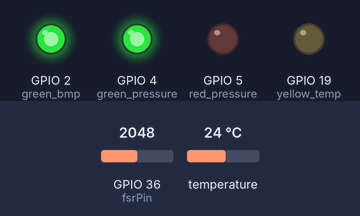
This sketch was run on a simulated ESP32. Parts: output pins drawn as LEDs (lit = HIGH). Inputs (shaded band) come from the test bench; at power-on: temperature 24 °C, GPIO 36 (fsrPin) = 2048 (analog values on the 0–4095 scale). WiFi joins after 1.5 s; servers stay silent unless stated; uploads are accepted with an empty reply; what the sketch prints to the serial monitor is not drawn.

Above: at 5.0 s.
5.1 s: temperature set to 39.6 °C
13.8 s: temperature set to 40.6 °C
At 17.7 s:
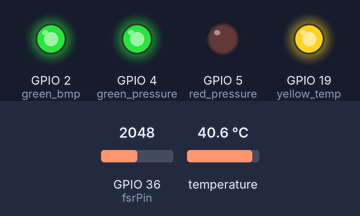
19.0 s: temperature set to 13.6 °C
26.4 s: temperature set to 12.1 °C
31.6 s: temperature set to 21.8 °C
39.0 s: temperature set to 22.9 °C
Timing chart, 0 to 43.5 s (numbered marks = the images above; inputs shaded):
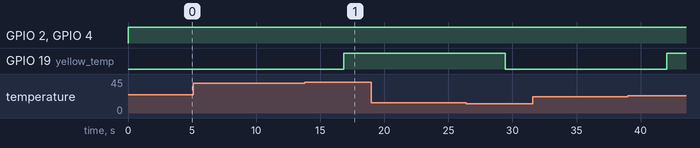

The sketch:

sensor_ip.ino
```cpp
#include <Wire.h>
#include <SPI.h>
#include <Adafruit_BMP280.h>
#include <WiFi.h>
#include <HTTPClient.h>

Adafruit_BMP280 bmp; // I2C
//Adafruit_BMP280 bmp(BMP_CS); // hardware SPI
//Adafruit_BMP280 bmp(BMP_CS, BMP_MOSI, BMP_MISO,  BMP_SCK);

const int fsrPin = 36;          // FSR402 analog pin
int value;
float voltage;
unsigned long resistance = 0;
unsigned long conductance = 0;
float force = 0;

// Data filtering parameters
float previousFilteredT1 = 0;
float alphaT1 = 0.2; // Smoothing factor (0 < alpha < 1) for temperature 1

const int green_bmp = 2;
const int green_pressure = 4;
const int yellow_temp = 19;
const int red_pressure = 5;

const char* ssid = "pohchin_";     // Replace with your Wi-Fi network name
const char* password = "#LOLOLOL"; // Replace with your Wi-Fi network password
String serverHost = "172.20.10.2"; // Replace with your server's IP address
const int serverPort = 3000; // Replace with the server's port if different
const String serverPath = "/data"; // Correct path on your server

bool wifiConnected = false; // Variable to track Wi-Fi connection status

void setup() {
  Serial.begin(115200);
  pinMode(green_bmp, OUTPUT);
  pinMode(green_pressure, OUTPUT);

  pinMode(yellow_temp, OUTPUT);
  pinMode(red_pressure, OUTPUT);

 // Initialize Wi-Fi
  WiFi.begin(ssid, password);
  Serial.println("Connecting to Wi-Fi...");

  wifiConnected = true; // Assume Wi-Fi is connected

  analogReadResolution(12); // Set the resolution to 12 bits (0-4095)
  analogSetAttenuation(ADC_11db); // Set the reference to 3.3V

  while ( !Serial ) delay(100);   // wait for native usb
  Serial.println(F("BMP280 test"));
  unsigned status;
  //status = bmp.begin(BMP280_ADDRESS_ALT, BMP280_CHIPID);
  status = bmp.begin(0x76);
  if (!status) {
    Serial.println(F("Could not find a valid BMP280 sensor, check wiring or "
                      "try a different address!"));
    while (1) delay(10);
  }

  /* Default settings from datasheet. */
  bmp.setSampling(Adafruit_BMP280::MODE_NORMAL,     /* Operating Mode. */
                  Adafruit_BMP280::SAMPLING_X2,     /* Temp. oversampling */
                  Adafruit_BMP280::SAMPLING_X16,    /* Pressure oversampling */
                  Adafruit_BMP280::FILTER_X16,      /* Filtering. */
                  Adafruit_BMP280::STANDBY_MS_500); /* Standby time. */


}

void loop() {
  float temperature = bmp.readTemperature();

  int fsrValue = analogRead(fsrPin);
  int voltage = map(fsrValue, 0 , 2464 , 0 , 5000); //map analog value to obtain V0 in mV

  float filteredT1 = (alphaT1 * temperature) + (1 - alphaT1) * previousFilteredT1;    // Apply smoothing to temperature data
  previousFilteredT1 = filteredT1;

  // Check if BMP280 and FSR402 are working
  if (isnan(temperature)) {
    digitalWrite(green_bmp, LOW); // Turn OFF the BMP LED to indicate an issue
    Serial.println("Temperature not detected");

  } else {
    digitalWrite(green_bmp, HIGH); // Turn ON the BMP LED to indicate it's working
    Serial.print(F("Temperature = "));
    Serial.print(filteredT1);
    Serial.println(" *C");

  if (filteredT1 > 20) {
      digitalWrite(yellow_temp,HIGH);
  } else {
      digitalWrite(yellow_temp, LOW);
    }

  }

  if (isnan(fsrValue)) {
    digitalWrite(green_pressure, LOW); // Turn OFF the BMP LED to indicate an issue
    Serial.println("pressure not detected");
  } else {
    digitalWrite(green_pressure, HIGH); // Turn on the pressure alert LED
    Serial.println("Analog:");
    Serial.print(fsrValue);
    Serial.println("\n");

    resistance = (50e6 / voltage ) - 10000;
    Serial.println("Voltage:");
    Serial.print(voltage);
    Serial.println("\n");
    Serial.print(resistance);
    Serial.println("NEXT C");

    conductance = 1000000 / resistance; // in microhms
    Serial.print(conductance);

    if (conductance <= 1000) {
      force = ( conductance / 80 ) / 9.81;
      Serial.print(force);
    } else {
      force = ((conductance - 1000) / 30) / 9.81;
      Serial.print(force);

    }
    if (force > 4.1) {
    digitalWrite(red_pressure,HIGH);
    Serial.print(force);
  } else {
    digitalWrite(red_pressure,LOW);
    Serial.print(force);
  }
  }
  Serial.print("\n");
  delay(2000);

  Serial.print("\n");

  // Send data to the server if Wi-Fi is connected
  if (wifiConnected) {
    sendDataToServer(temperature, fsrValue);
  }

  delay(2000);
}

void sendDataToServer(float temperature, float conductance) {
  HTTPClient http;

  String url = "http://" + String(serverHost) + String(serverPath);
  url += "?temp=" + String(temperature, 2);
  url += "&press=" + String(conductance);

  Serial.print("Sending data to server: ");
  Serial.println(url);

  http.begin(url);

  int httpResponseCode = http.GET();

  if (httpResponseCode == 200) {
    Serial.println("Data sent successfully!");
  } else {
    Serial.print("Error sending data. HTTP response code: ");
    Serial.println(httpResponseCode);
  }

  http.end();
}
```

Measured:
- the behaviour switches between 40.1 and 40.2 °C on temperature (found by bisection; images 0 and 1)
- after the input at 5.1 s, every drawn part: stays the same
- after the input at 19.0 s, every drawn part: stays the same
- after the input at 31.6 s, every drawn part: stays the same
